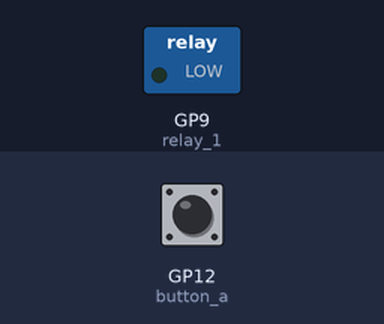
Simulated run of this program. Board: Raspberry Pi Pico running MicroPython. On the bench: switched loads named in the program (green lamp = pin HIGH). The test bench sets the inputs (shaded band); at power-on: GP12 (button_a) HIGH. Values from a settings file that is not in the repository are placeholders; what the program prints to the serial console is not drawn.

Above: at 1.2 s.
1.3 s: GP12 (button_a) pulled LOW for 0.15 s
At 1.37 s:
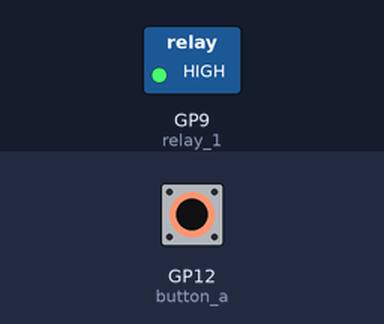
2.9 s: GP12 (button_a) pulled LOW for 3.2 s
At 6.5 s:
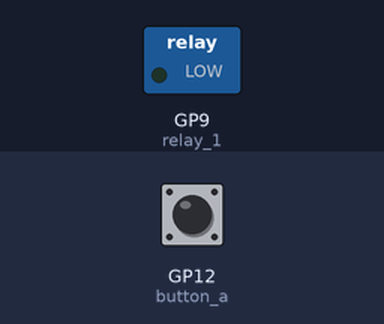
Timing chart, 0 to 8.0 s (numbered marks = the images above; inputs shaded):
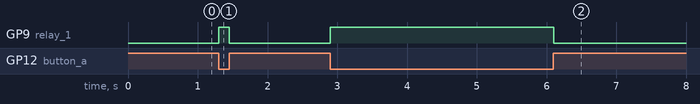

The program:

main.py
```python
from ota import OTAUpdater
from secrets import secrets
from machine import Pin
from time import sleep

# --- OTA Update ---
ota_updater = OTAUpdater(secrets['ssid'], secrets['password'], secrets['url'], secrets['filename'])
ota_updater.download_and_install_update_if_available()

# --- Hardware setup (bare MicroPython) ---

# GPIO Pins
RELAY_1_PIN = 9         # Relay 1 (connected to GP9)
BUTTON_A_PIN = 12       # Button A (SWITCH_A on GP12)

# Setup Relay output
relay_1 = Pin(RELAY_1_PIN, Pin.OUT)
relay_1.off()  # Ensure it's off at boot

# Setup Button input with internal pull-up
button_a = Pin(BUTTON_A_PIN, Pin.IN, Pin.PULL_UP)

print("System ready. Press Button A to activate Relay 1.")

# --- Main loop ---
while True:
    if not button_a.value():  # Button pressed (active low)
        relay_1.on()
    else:
        relay_1.off()

    sleep(0.05)
```

Measured:
- after the input at 1.3 s, GP9 (relay_1): LOW → HIGH at once, → LOW 0.15 s later
- after the input at 2.9 s, GP9 (relay_1): LOW → HIGH at once, → LOW 3.2 s later
